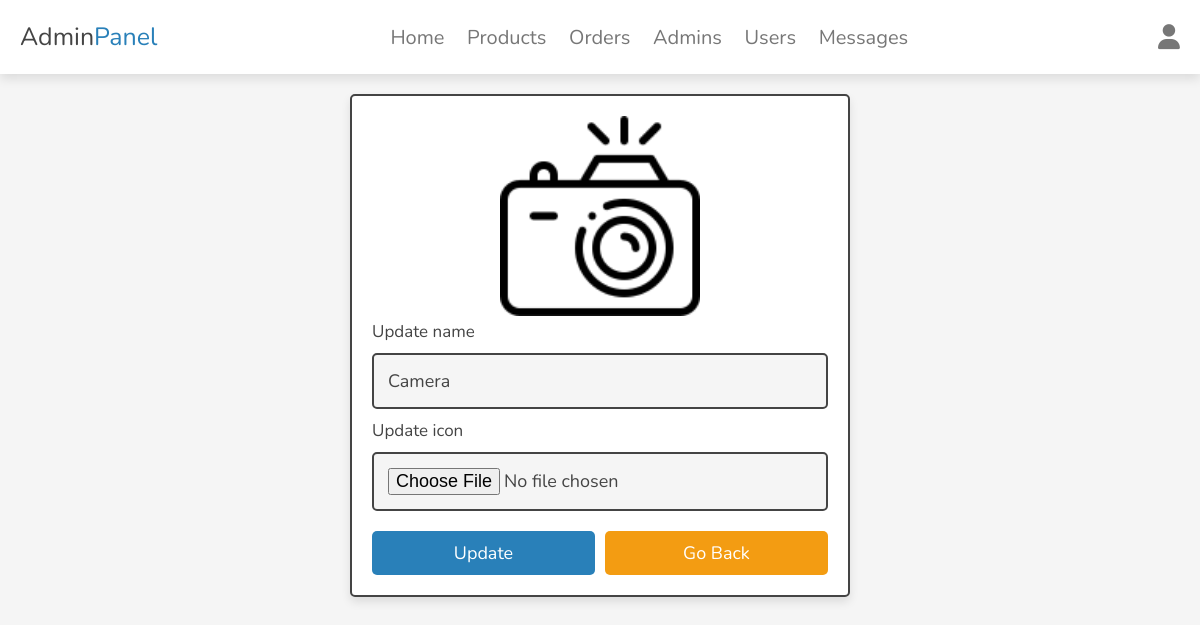
The page /admin/update_category.php?update=8 (signed in) on the database its author committed.
### tables this page shows
CREATE TABLE `categories` (
  `id` int(11) NOT NULL,
  `name` varchar(50) NOT NULL,
  `icon` varchar(100) NOT NULL
);

### admin/update_category.php (the view, shortened to what this page needs)
<?php
include "../components/connect.php";
?>
<!DOCTYPE html>
<html lang="en">
<head>
   <link rel="stylesheet" href="https://cdnjs.cloudflare.com/ajax/libs/font-awesome/6.2.0/css/all.min.css">
   <link rel="stylesheet" href="../css/admin_style.css">
</head>
<body>
   <?php include '../components/admin_header.php'; ?>
   <section class="update-product">
      <?php
      $update_id = $_GET['update'];
      $show_categories = $conn->prepare("SELECT * FROM `categories` WHERE id = ?");
      $show_categories->execute([$update_id]);
      if ($show_categories->rowCount() > 0) {
         while ($fetch_categories = $show_categories->fetch(PDO::FETCH_ASSOC)) {
      ?>
            <form action="" method="POST" enctype="multipart/form-data">
               <div class="image-container">
                  <div class="main-image">
                     <img src="../uploaded_img/<?= $fetch_categories['icon']; ?>" alt="">
                  </div>
               </div>
               <span>Update name</span>
               <input type="text" required placeholder="Enter category name" name="name" maxlength="100" class="box" value="<?= $fetch_categories['name']; ?>">
               <span>Update icon</span>
               <input type="file" name="icon" class="box" accept="image/jpg, image/jpeg, image/png, image/webp">
               <div class="flex-btn">
                  <input type="submit" value="update" class="btn" name="update">
                  <a href="categories.php" class="option-btn">Go back</a>
               </div>
            </form>
      <?php
         }
      } else {
         echo '<p class="empty">No categories added yet!</p>';
      }
      ?>
   </section>
</body>
</html>

### css/admin_style.css (style rules this page uses)
:root { --main-color: #2980b9; --red: #e74c3c; --orange: #f39c12; --black: #444; --white: #fff; --light-bg: #f5f5f5; --light-color: #777; --border: .2rem solid var(--black); --box-shadow: 0 .5rem 1rem rgba(0, 0, 0, .1); }
* { font-family: 'Nunito', sans-serif; margin: 0; padding: 0; box-sizing: border-box; text-decoration: none; outline: none; border: none; }
html { font-size: 62.5%; overflow-x: hidden; }
body { background-color: var(--light-bg); }
section { max-width: 1200px; margin: 0 auto; padding: 2rem; }
.btn, .delete-btn, .option-btn { display: block; margin-top: 1rem; border-radius: .5rem; cursor: pointer; width: 100%; font-size: 1.8rem; color: var(--white); padding: 1rem 3rem; text-transform: capitalize; text-align: center; }
.btn { background-color: var(--main-color); }
.option-btn { background-color: var(--orange); }
.flex-btn { display: flex; gap: 1rem; }
.update-product form { margin: 0 auto; max-width: 50rem; background-color: var(--white); border-radius: .5rem; box-shadow: var(--box-shadow); border: var(--border); padding: 2rem; }
.update-product form .image-container .main-image img { width: 100%; height: 20rem; object-fit: contain; }
.update-product form .box { background-color: var(--light-bg); border: var(--border); width: 100%; padding: 1.4rem; font-size: 1.8rem; color: var(--black); border-radius: .5rem; margin: 1rem 0; }
.update-product form span { font-size: 1.7rem; color: var(--black); }

### rows shown on the page
categories: icon (picture), name "Camera"
